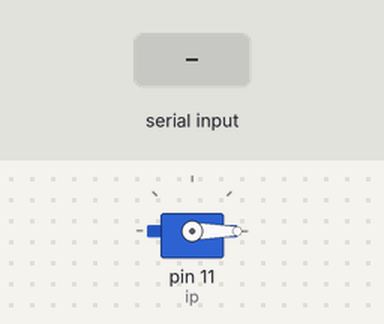
A sketch run on a simulated Arduino Uno, built with avr-gcc and run on an emulated ATmega328P. Shown: servo. The test bench sets the inputs (shaded band). What the sketch prints to the serial monitor is not drawn.

Above: at 1.2 s.
1.3 s: "90,45\n" received over Serial
At 2.06 s:
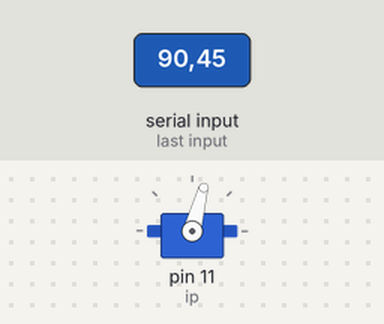
4.3 s: "30,150\n" received over Serial
At 5.37 s:
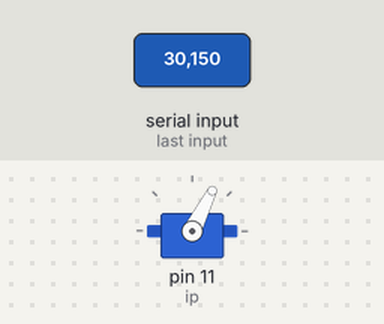
7.3 s: "200\n" received over Serial
At 7.76 s:
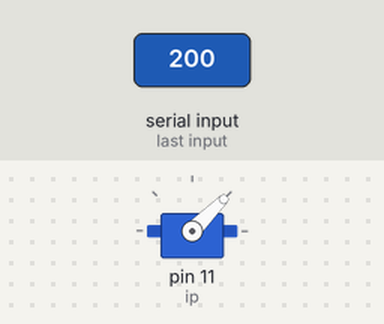
Timing chart, 0 to 10.8 s (numbered marks = the images above; inputs shaded):
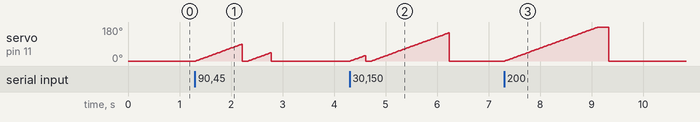

The sketch:

sg90__.ino
```cpp
#include<Servo.h>
int ip =11;
Servo s1;
int a;
void setup() {
Serial.begin(9600);
s1.attach(ip);
s1.write(a);
Serial.println(a);}

void loop() {
  int i;
  a=Serial.parseInt();
for (i=0;i<=a;i++)
{s1.write(i);
delay(10);}
s1.write(0);
delay(100);
}
```

Measured:
- after the input at 7.3 s, servo on pin 11 (ip): rises from 0° to 180° in 1.8 s, then falls to 0° in 0.20 s
